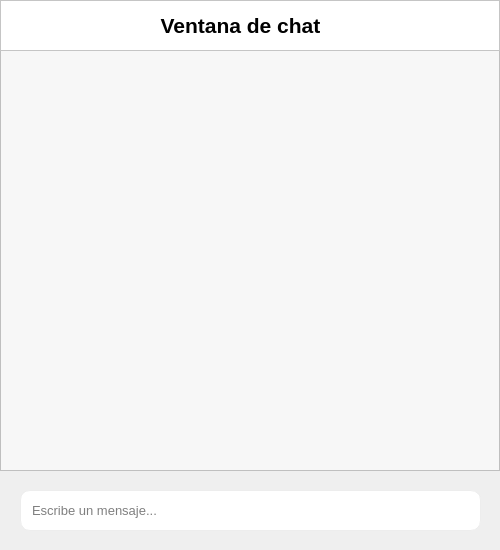
<?xml version="1.0" encoding="UTF-8"?>
<ui version="4.0">
 <class>chatForm</class>
 <widget class="QWidget" name="chatForm">
  <property name="geometry">
   <rect>
    <x>0</x>
    <y>0</y>
    <width>500</width>
    <height>550</height>
   </rect>
  </property>
  <property name="sizePolicy">
   <sizepolicy hsizetype="Fixed" vsizetype="Fixed">
    <horstretch>0</horstretch>
    <verstretch>0</verstretch>
   </sizepolicy>
  </property>
  <property name="minimumSize">
   <size>
    <width>500</width>
    <height>550</height>
   </size>
  </property>
  <property name="maximumSize">
   <size>
    <width>500</width>
    <height>550</height>
   </size>
  </property>
  <property name="windowTitle">
   <string>Ventana de Chat</string>
  </property>
  <property name="windowIcon">
   <iconset>
    <normaloff>../../assets/icons8-email-send-96.png</normaloff>../../assets/icons8-email-send-96.png</iconset>
  </property>
  <widget class="QFrame" name="frame">
   <property name="geometry">
    <rect>
     <x>0</x>
     <y>0</y>
     <width>500</width>
     <height>51</height>
    </rect>
   </property>
   <property name="styleSheet">
    <string notr="true">background-color: white;</string>
   </property>
   <property name="frameShape">
    <enum>QFrame::StyledPanel</enum>
   </property>
   <property name="frameShadow">
    <enum>QFrame::Raised</enum>
   </property>
   <widget class="QLabel" name="label">
    <property name="geometry">
     <rect>
      <x>120</x>
      <y>10</y>
      <width>241</width>
      <height>31</height>
     </rect>
    </property>
    <property name="styleSheet">
     <string notr="true">color: black;</string>
    </property>
    <property name="text">
     <string>&lt;html&gt;&lt;head/&gt;&lt;body&gt;&lt;p align=&quot;center&quot;&gt;&lt;span style=&quot; font-size:16pt; font-weight:600;&quot;&gt;Ventana de chat&lt;/span&gt;&lt;/p&gt;&lt;/body&gt;&lt;/html&gt;</string>
    </property>
   </widget>
   <widget class="QPushButton" name="logoutButton">
    <property name="geometry">
     <rect>
      <x>420</x>
      <y>0</y>
      <width>41</width>
      <height>51</height>
     </rect>
    </property>
    <property name="cursor">
     <cursorShape>PointingHandCursor</cursorShape>
    </property>
    <property name="styleSheet">
     <string notr="true"/>
    </property>
    <property name="text">
     <string/>
    </property>
    <property name="icon">
     <iconset>
      <normaloff>../../assets/icons8-exit-200.png</normaloff>../../assets/icons8-exit-200.png</iconset>
    </property>
    <property name="iconSize">
     <size>
      <width>32</width>
      <height>32</height>
     </size>
    </property>
    <property name="flat">
     <bool>true</bool>
    </property>
   </widget>
  </widget>
  <widget class="QTextEdit" name="chatTextEdit">
   <property name="geometry">
    <rect>
     <x>0</x>
     <y>50</y>
     <width>500</width>
     <height>421</height>
    </rect>
   </property>
   <property name="font">
    <font>
     <pointsize>14</pointsize>
     <weight>75</weight>
     <bold>true</bold>
    </font>
   </property>
   <property name="styleSheet">
    <string notr="true">background-color: #F7F7F7; 
color: black</string>
   </property>
   <property name="readOnly">
    <bool>true</bool>
   </property>
  </widget>
  <widget class="QFrame" name="frame_2">
   <property name="geometry">
    <rect>
     <x>20</x>
     <y>490</y>
     <width>461</width>
     <height>41</height>
    </rect>
   </property>
   <property name="styleSheet">
    <string notr="true">background-color: white;
border-radius: 10px;
border: 1px solid #EDEDED;</string>
   </property>
   <property name="frameShape">
    <enum>QFrame::StyledPanel</enum>
   </property>
   <property name="frameShadow">
    <enum>QFrame::Raised</enum>
   </property>
   <widget class="QLineEdit" name="messageLineEdit">
    <property name="geometry">
     <rect>
      <x>10</x>
      <y>5</y>
      <width>331</width>
      <height>30</height>
     </rect>
    </property>
    <property name="font">
     <font>
      <pointsize>10</pointsize>
     </font>
    </property>
    <property name="styleSheet">
     <string notr="true">border: none;</string>
    </property>
    <property name="placeholderText">
     <string>Escribe un mensaje...</string>
    </property>
   </widget>
  </widget>
  <widget class="QPushButton" name="sendButton">
   <property name="geometry">
    <rect>
     <x>420</x>
     <y>490</y>
     <width>51</width>
     <height>41</height>
    </rect>
   </property>
   <property name="cursor">
    <cursorShape>PointingHandCursor</cursorShape>
   </property>
   <property name="styleSheet">
    <string notr="true"/>
   </property>
   <property name="text">
    <string/>
   </property>
   <property name="icon">
    <iconset>
     <normaloff>../../assets/icons8-email-send-96.png</normaloff>../../assets/icons8-email-send-96.png</iconset>
   </property>
   <property name="iconSize">
    <size>
     <width>32</width>
     <height>32</height>
    </size>
   </property>
   <property name="default">
    <bool>false</bool>
   </property>
   <property name="flat">
    <bool>true</bool>
   </property>
  </widget>
  <zorder>chatTextEdit</zorder>
  <zorder>frame</zorder>
  <zorder>frame_2</zorder>
  <zorder>sendButton</zorder>
 </widget>
 <resources/>
 <connections/>
</ui>
